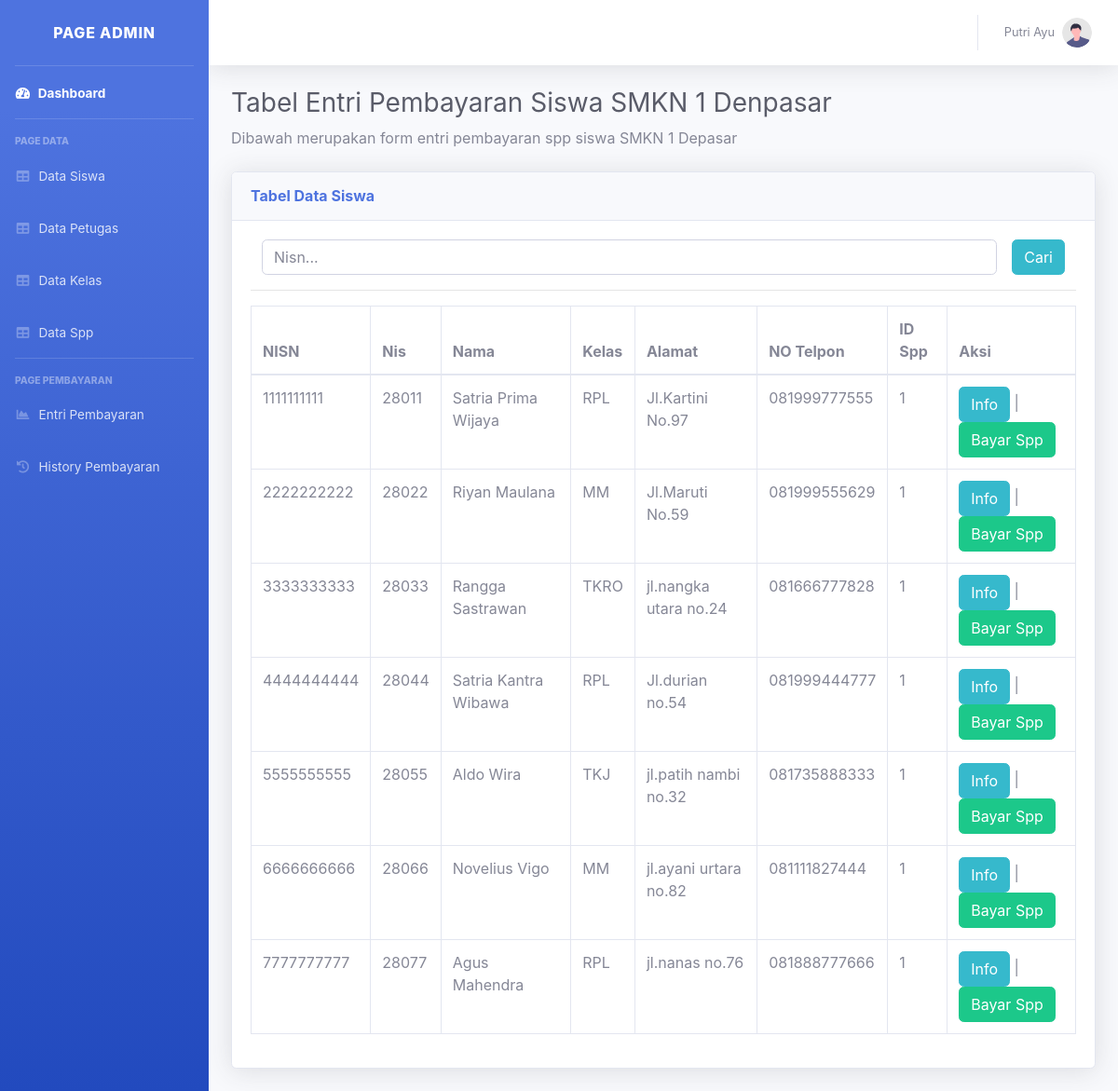
/views/admin/index.php?page=entri-pembayaran (signed in), run on the app's committed database.
### tables this page shows
CREATE TABLE `siswa` (
  `nisn` char(10) NOT NULL,
  `nis` char(8) NOT NULL,
  `nama` varchar(35) NOT NULL,
  `id_kelas` int(11) NOT NULL,
  `alamat` text NOT NULL,
  `no_telp` varchar(13) NOT NULL,
  `id_spp` int(11) NOT NULL
);

CREATE TABLE `kelas` (
  `id_kelas` int(11) NOT NULL,
  `nama_kelas` varchar(10) NOT NULL,
  `kompetensi_keahlian` varchar(50) NOT NULL
);

### class/admin.php (called while the page is built, shortened)
<?php
require_once '../../config/database.php';
class Admin extends Database
{
    public function getDataSiswa() {
        $query = "SELECT siswa.*, kelas.nama_kelas FROM siswa INNER JOIN kelas ON kelas.id_kelas=siswa.id_kelas";
        $result = $this->query($query);
        return $result;
    }
}

### config/database.php (called while the page is built, shortened)
<?php
class Database
{
    private $host = "localhost";
    private $user = "root";
    private $pass = "rootuser";
    private $dbname = "admin_ukk_spp";
    public function __construct()
    {
        $this->koneksi = mysqli_connect($this->host, $this->user, $this->pass, $this->dbname);
    }
    public function query($query) {
        $result = mysqli_query($this->koneksi, $query);
        while($row = mysqli_fetch_assoc($result)) {
            $rows[] = $row;
        }
        return isset($rows) ? $rows : '';
    }
}

### views/admin/entriPembayaran.php (the view, shortened to what this page needs)
<?php
if(isset($_POST['nisn']) && $_POST['nisn'] != '') {
    $nisn = $_POST['nisn'];
    $datasiswa = $admin->searchSiswaByNisn($nisn);
} else {
    $datasiswa = $admin->getDataSiswa();
}
?>
    <div id="wrapper">
                <div class="container-fluid">
                    <h1 class="h3 mb-2 text-gray-800">Tabel Entri Pembayaran Siswa SMKN 1 Denpasar</h1>
                    <p class="mb-4">Dibawah merupakan form entri pembayaran spp siswa SMKN 1 Depasar </p>
                    <div class="card shadow mb-4">
                        <div class="card-header py-3">
                            <h6 class="m-0 font-weight-bold text-primary">Tabel Data Siswa</h6>
                        </div>
                        <div class="card-body">
                            <div>
                                <form action="" method="post">
                                    <div class="form-group col-lg-12 d-flex">
                                        <input type="search" name="nisn" <?php if(isset($_POST['nisn']) && $_POST['nisn'] != '') {  foreach($datasiswa as $siswa): ?>
                                                                            <?php endforeach; } ?> placeholder="Nisn..." class="form-control">
                                        <button type="submit" name="cariSiswa" class="btn btn-info ml-3">Cari</button>
                                    </div>
                                </form>
                            </div>
                            <hr>
                            <div class="table-responsive">
                                <table class="table table-bordered" id="dataTable" width="100%" cellspacing="0">
                                    <thead>
                                        <tr>
                                            <th>NISN</th>
                                            <th>Nis</th>
                                            <th>Nama</th>
                                            <th>Kelas</th>
                                            <th>Alamat</th>
                                            <th>NO Telpon</th>
                                            <th>ID Spp</th>
                                            <th>Aksi</th>
                                        </tr>
                                    </thead>
                                    <tbody>
                                    <?php foreach($datasiswa as $siswa): ?>
                                        <tr>
                                            <td><?= $siswa['nisn'] ?></td>
                                            <td><?= $siswa['nis'] ?></td>
                                            <td><?= $siswa['nama'] ?></td>
                                            <td><?= $siswa['nama_kelas'] ?></td>
                                            <td><?= $siswa['alamat'] ?></td>
                                            <td><?= $siswa['no_telp'] ?></td>
                                            <td><?= $siswa['id_spp'] ?></td>
                                            <td>
                                                <button type="button" class="btn btn-info" data-toggle="modal" data-target="#infoPembayaran<?= $siswa['nisn'] ?>" >Info</button>
                                                <span> | </span>
                                                <button type="button" class="btn btn-success" data-toggle="modal" data-target="#entriPembayaran<?= $siswa['nisn'] ?>" >Bayar Spp</button>
                                            </td>
                                        </tr>
                                    <?php endforeach; ?>
                                    </tbody>
                                </table>
                            </div>
                        </div>
                    </div>
                </div>
            </div>
        </div>
    </div>

### data on the page
siswa: nisn "1111111111", nis "28011", nama "Satria Prima Wijaya", id_kelas.nama_kelas "RPL", alamat "Jl.Kartini No.97", no_telp "081999777555", id_spp "1"
siswa: nisn "2222222222", nis "28022", nama "Riyan Maulana", id_kelas.nama_kelas "MM", alamat "Jl.Maruti No.59", no_telp "081999555629", id_spp "1"
siswa: nisn "3333333333", nis "28033", nama "Rangga Sastrawan", id_kelas.nama_kelas "TKRO", alamat "jl.nangka utara no.24", no_telp "081666777828", id_spp "1"
siswa: nisn "4444444444", nis "28044", nama "Satria Kantra Wibawa", id_kelas.nama_kelas "RPL", alamat "Jl.durian no.54", no_telp "081999444777", id_spp "1"
siswa: nisn "5555555555", nis "28055", nama "Aldo Wira", id_kelas.nama_kelas "TKJ", alamat "jl.patih nambi no.32", no_telp "081735888333", id_spp "1"
siswa: nisn "6666666666", nis "28066", nama "Novelius Vigo", id_kelas.nama_kelas "MM", alamat "jl.ayani urtara no.82", no_telp "081111827444", id_spp "1"
siswa: nisn "7777777777", nis "28077", nama "Agus Mahendra", id_kelas.nama_kelas "RPL", alamat "jl.nanas no.76", no_telp "081888777666", id_spp "1"

### other printed values
$_SESSION['user_session']['nama'] "Putri Ayu"
